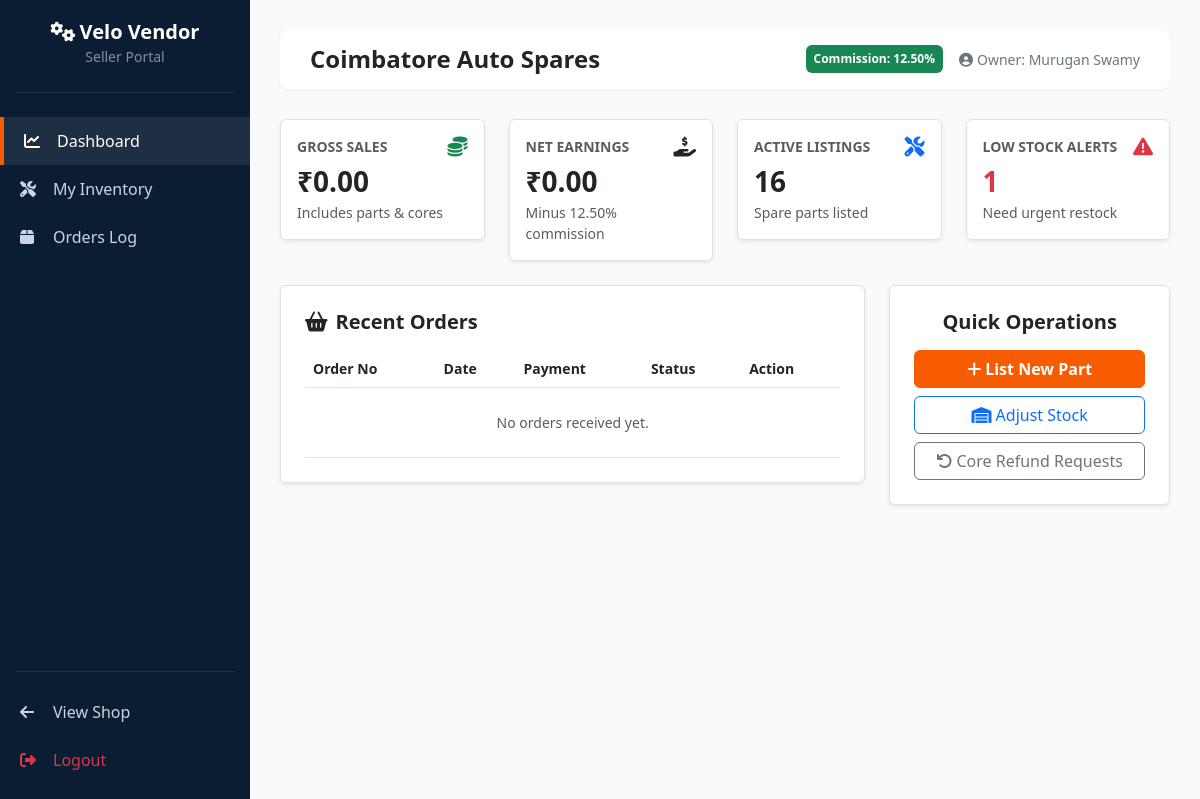
Page /vendor-panel/dashboard.php (signed in) on the committed database.
### tables this page shows
CREATE TABLE IF NOT EXISTS vendors (
    id INT AUTO_INCREMENT PRIMARY KEY,
    user_id INT NOT NULL,
    shop_name VARCHAR(150) NOT NULL,
    owner_name VARCHAR(100) NOT NULL,
    gst_number VARCHAR(15) NOT NULL,
    location VARCHAR(255) NOT NULL,
    commission_rate DECIMAL(5,2) DEFAULT 10.00,
    status ENUM('pending', 'approved', 'rejected') DEFAULT 'pending',
    whatsapp_number VARCHAR(20),
    created_at TIMESTAMP DEFAULT CURRENT_TIMESTAMP,
    FOREIGN KEY (user_id) REFERENCES users(id) ON DELETE CASCADE
);

### vendor-panel/includes/auth-check.php (called while the page is built, shortened)
<?php
require_once __DIR__ . '/../../includes/config.php';
require_once __DIR__ . '/../../includes/functions.php';
try {
    $stmt = $pdo->prepare("SELECT * FROM vendors WHERE user_id = ?");
    $stmt->execute([$_SESSION['user_id']]);
    $vendor_info = $stmt->fetch();
} catch (PDOException $e) {
    die("Vendor Authentication Database Error: " . $e->getMessage());
}

### includes/functions.php (called while the page is built, shortened)
<?php
function esc($string) {
    return htmlspecialchars($string ?? '', ENT_QUOTES, 'UTF-8');
}
function format_price($amount) {
    return '₹' . number_format($amount, 2);
}

### vendor-panel/dashboard.php (the view)
<?php
require_once __DIR__ . '/includes/header.php';
$vendor_id = $_SESSION['vendor_id'];
$commission_rate = $vendor_info['commission_rate'];
try {
    $sales_stmt = $pdo->prepare("SELECT SUM(oi.price * oi.qty) as parts_val, SUM(oi.core_charge * oi.qty) as cores_val
                                 FROM order_items oi
                                 JOIN products p ON oi.product_id = p.id
                                 JOIN orders o ON oi.order_id = o.id
                                 WHERE p.vendor_id = ? AND o.status != 'Cancelled'");
    $sales_stmt->execute([$vendor_id]);
    $sales_data = $sales_stmt->fetch();
    $parts_sales = $sales_data['parts_val'] ?? 0.00;
    $cores_sales = $sales_data['cores_val'] ?? 0.00;
    $total_gross = $parts_sales + $cores_sales;
    $commission_owed = ($parts_sales * $commission_rate) / 100;
    $net_earnings = $total_gross - $commission_owed;
    $list_stmt = $pdo->prepare("SELECT COUNT(*) FROM products WHERE vendor_id = ?");
    $list_stmt->execute([$vendor_id]);
    $total_listings = $list_stmt->fetchColumn();
    $stock_stmt = $pdo->prepare("SELECT COUNT(*) FROM products WHERE vendor_id = ? AND stock_qty < 5");
    $stock_stmt->execute([$vendor_id]);
    $low_stock_count = $stock_stmt->fetchColumn();
    $orders_stmt = $pdo->prepare("SELECT DISTINCT o.*
                                  FROM orders o
                                  JOIN order_items oi ON o.id = oi.order_id
                                  JOIN products p ON oi.product_id = p.id
                                  WHERE p.vendor_id = ?
                                  ORDER BY o.created_at DESC LIMIT 5");
    $orders_stmt->execute([$vendor_id]);
    $recent_orders = $orders_stmt->fetchAll();
} catch (PDOException $e) {
    die("Dashboard Query Error: " . $e->getMessage());
}
?>
<div class="row g-4 mb-4">
    <div class="col-md-3">
        <div class="card p-3 border shadow-sm bg-white">
            <div class="d-flex justify-content-between align-items-center mb-2">
                <small class="text-muted text-uppercase fw-bold">Gross Sales</small>
                <i class="fa fa-coins text-success fa-lg"></i>
            </div>
            <h3 class="fw-bold mb-1 text-dark"><?php echo format_price($total_gross); ?></h3>
            <small class="text-muted">Includes parts & cores</small>
        </div>
    </div>
    <div class="col-md-3">
        <div class="card p-3 border shadow-sm bg-white">
            <div class="d-flex justify-content-between align-items-center mb-2">
                <small class="text-muted text-uppercase fw-bold">Net Earnings</small>
                <i class="fa fa-hand-holding-usd text-orange fa-lg"></i>
            </div>
            <h3 class="fw-bold mb-1 text-orange"><?php echo format_price($net_earnings); ?></h3>
            <small class="text-muted">Minus <?php echo $commission_rate; ?>% commission</small>
        </div>
    </div>
    <div class="col-md-3">
        <div class="card p-3 border shadow-sm bg-white">
            <div class="d-flex justify-content-between align-items-center mb-2">
                <small class="text-muted text-uppercase fw-bold">Active Listings</small>
                <i class="fa fa-tools text-primary fa-lg"></i>
            </div>
            <h3 class="fw-bold mb-1 text-dark"><?php echo $total_listings; ?></h3>
            <small class="text-muted">Spare parts listed</small>
        </div>
    </div>
    <div class="col-md-3">
        <div class="card p-3 border shadow-sm bg-white">
            <div class="d-flex justify-content-between align-items-center mb-2">
                <small class="text-muted text-uppercase fw-bold">Low Stock Alerts</small>
                <i class="fa fa-exclamation-triangle text-danger fa-lg"></i>
            </div>
            <h3 class="fw-bold mb-1 text-danger"><?php echo $low_stock_count; ?></h3>
            <small class="text-muted">Need urgent restock</small>
        </div>
    </div>
</div>
<div class="row g-4">
    <div class="col-lg-8">
        <div class="card shadow-sm border p-4 bg-white">
            <h5 class="fw-bold mb-3 text-dark"><i class="fa fa-shopping-basket text-orange me-2"></i>Recent Orders</h5>
            <div class="table-responsive">
                <table class="table align-middle small mb-0">
                    <thead>
                        <tr>
                            <th>Order No</th>
                            <th>Date</th>
                            <th>Payment</th>
                            <th>Status</th>
                            <th>Action</th>
                        </tr>
                    </thead>
                    <tbody>
                        <?php if (count($recent_orders) > 0): ?>
                            <?php foreach ($recent_orders as $o): ?>
                                <tr>
                                    <td><strong><?php echo esc($o['order_no']); ?></strong></td>
                                    <td><?php echo date('d M Y', strtotime($o['created_at'])); ?></td>
                                    <td>
                                        <span class="badge bg-light text-dark border"><?php echo esc($o['payment_method']); ?></span>
                                    </td>
                                    <td>
                                        <?php
                                        $o_color = 'bg-secondary';
                                        if ($o['status'] === 'Placed') $o_color = 'bg-primary';
                                        elseif ($o['status'] === 'Packed') $o_color = 'bg-info';
                                        elseif ($o['status'] === 'Shipped') $o_color = 'bg-warning text-dark';
                                        elseif ($o['status'] === 'Delivered') $o_color = 'bg-success';
                                        elseif ($o['status'] === 'Cancelled') $o_color = 'bg-danger';
                                        ?>
                                        <span class="badge <?php echo $o_color; ?>"><?php echo esc($o['status']); ?></span>
                                    </td>
                                    <td>
                                        <a href="orders.php?order_no=<?php echo esc($o['order_no']); ?>" class="btn btn-sm btn-outline-primary py-0 px-2" style="font-size: 11px;">Process</a>
                                    </td>
                                </tr>
                            <?php endforeach; ?>
                        <?php else: ?>
                            <tr>
                                <td colspan="5" class="text-center py-4 text-muted">No orders received yet.</td>
                            </tr>
                        <?php endif; ?>
                    </tbody>
                </table>
            </div>
        </div>
    </div>
    <div class="col-lg-4">
        <div class="card shadow-sm border p-4 bg-white text-center">
            <h5 class="fw-bold mb-3 text-dark">Quick Operations</h5>
            <div class="d-flex flex-column gap-2">
                <a href="products.php?action=add" class="btn btn-accent"><i class="fa fa-plus me-1"></i>List New Part</a>
                <a href="products.php" class="btn btn-outline-primary"><i class="fa fa-warehouse me-1"></i>Adjust Stock</a>
                <a href="orders.php" class="btn btn-outline-secondary"><i class="fa fa-undo me-1"></i>Core Refund Requests</a>
            </div>
        </div>
    </div>
</div>
<?php
require_once __DIR__ . '/includes/footer.php';
?>

### vendor-panel/includes/header.php (shortened to what this page needs)
<?php
require_once __DIR__ . '/auth-check.php';
?>
<!DOCTYPE html>
<html lang="en">
<head>
    <link href="https://cdn.jsdelivr.net/npm/bootstrap@5.3.0/dist/css/bootstrap.min.css" rel="stylesheet">
    <link href="https://cdnjs.cloudflare.com/ajax/libs/font-awesome/6.4.0/css/all.min.css" rel="stylesheet">
</head>
<body>
    <div class="vendor-sidebar">
        <div class="px-4 mb-4 text-center">
            <h5 class="fw-bold text-orange mb-0"><i class="fa fa-cogs me-1"></i>Velo Vendor</h5>
            <small class="text-white-50">Seller Portal</small>
        </div>
        <hr class="border-secondary mx-3 mb-4">
        <a href="<?php echo SITE_URL; ?>/vendor-panel/dashboard.php" class="sidebar-link <?php echo basename($_SERVER['PHP_SELF']) === 'dashboard.php' ? 'active' : ''; ?>">
            <i class="fa fa-chart-line me-2"></i>Dashboard
        </a>
        <a href="<?php echo SITE_URL; ?>/vendor-panel/products.php" class="sidebar-link <?php echo basename($_SERVER['PHP_SELF']) === 'products.php' ? 'active' : ''; ?>">
            <i class="fa fa-tools me-2"></i>My Inventory
        </a>
        <a href="<?php echo SITE_URL; ?>/vendor-panel/orders.php" class="sidebar-link <?php echo basename($_SERVER['PHP_SELF']) === 'orders.php' ? 'active' : ''; ?>">
            <i class="fa fa-box me-2"></i>Orders Log
        </a>
        <div class="position-absolute bottom-0 w-100 pb-3">
            <hr class="border-secondary mx-3">
            <a href="<?php echo SITE_URL; ?>/index.php" class="sidebar-link">
                <i class="fa fa-arrow-left me-2"></i>View Shop
            </a>
            <a href="<?php echo SITE_URL; ?>/logout.php" class="sidebar-link text-danger">
                <i class="fa fa-sign-out-alt me-2"></i>Logout
            </a>
        </div>
    </div>
    <div class="vendor-main">
        <div class="navbar-vendor d-flex justify-content-between align-items-center">
            <h4 class="fw-bold text-dark mb-0"><?php echo esc($vendor_info['shop_name']); ?></h4>
            <div class="d-flex align-items-center gap-3">
                <span class="badge bg-success p-2">Commission: <?php echo $vendor_info['commission_rate']; ?>%</span>
                <span class="text-secondary small"><i class="fa fa-user-circle me-1"></i>Owner: <?php echo esc($vendor_info['owner_name']); ?></span>
            </div>
        </div>

### vendor-panel/includes/header.php (style rules this page uses)
:root { --primary-color: #0b1d33; --accent-color: #f75d00; --sidebar-width: 250px; }
body { background-color: #f8fafc; font-family: 'Segoe UI', Tahoma, Geneva, Verdana, sans-serif; }
.vendor-sidebar { width: var(--sidebar-width); height: 100vh; position: fixed; top: 0; left: 0; background-color: var(--primary-color); color: #fff; padding-top: 20px; z-index: 100; }
.vendor-main { margin-left: var(--sidebar-width); padding: 30px; min-height: 100vh; }
.sidebar-link { display: flex; align-items: center; padding: 12px 20px; color: #cbd5e1; text-decoration: none; transition: all 0.2s; font-weight: 500; }
.sidebar-link:hover, .sidebar-link.active { background-color: rgba(255,255,255,0.08); color: #fff; border-left: 4px solid var(--accent-color); }
.sidebar-link i { width: 25px; font-size: 16px; }
.navbar-vendor { background-color: #fff; box-shadow: 0 1px 3px rgba(0,0,0,0.05); padding: 15px 30px; margin-bottom: 30px; border-radius: 8px; }
.btn-accent { background-color: var(--accent-color); border-color: var(--accent-color); color: white; font-weight: 600; }

### rows in the picture
vendors: shop_name "Coimbatore Auto Spares", commission_rate "12.50", owner_name "Murugan Swamy"

### other values in the picture
format_price($total_gross) "₹0.00"
format_price($net_earnings) "₹0.00"
$total_listings "16"
$low_stock_count "1"
